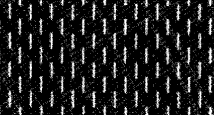
%> input picture morphology/TD1/Images/tirets.png, 214 x 115 px
$ octave td1_correction.m   (GNU Octave 9; MATLAB toolbox functions it lacks are replaced by stand-ins)
%> lines starting %> are read from the running program, lines starting %| are printed output that depends on the picture; in (x1, y1, x2, y2) boxes, pixels count from 0 and x2, y2 are one past the last pixel; in counts of white or black regions, pixels touching at a corner belong together; the program's own positions count from 1
% TD1 : Erosion, covariance et analyse de texture

clear all
close all


%% 1. Définition de l'opérateur covarience

%% Questions
% 1. Rappeler le sens mathématique de la notion de covariance.
% 2. Quelle information cherche-t-on à obtenir lorsque l'on mesure la covariance d'une image ?
% 3. Représenter les éléments P_{1,(1,0)}, P_{1,(2,0)}, P_{1,(1,1)}, P_{1,(1,2)}.
% 4. Expliquer le principe de la mesure de covariance $K$ donnée ci-dessus.


%% 2. Application à l'analyse de texture

%% Chargement de l'image

f=imread('Images/tirets.png');
%> f is the input picture: size 115x214 uint8; min 0, max 255, mean 32.5
figure(1)
imshow(f);

%% Erosion par un bipoint

% Construction de l'élément structurant "pair de points"
s=strel('pair',[0 30]);
% Calcul de l'image érodée
fer=imerode(f,s);
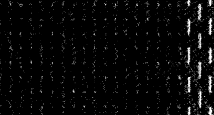
%> fer: size 115x214 uint8; min 0, max 255, mean 8.6
% Calcul du volume de l'image
k=sum(fer(:))
%> k = 210509

figure(2)
imshow(fer);

%% Série d'érosions successives

n=50;
kf=zeros(1,n);

figure(3)
hold on

i=1;
for d=0:n
   s=strel('pair',[0,d]);
   fer=imerode(f,s);
   kfc=sum(fer);
   kf(i)=sum(kfc(1:end-d));
   i=i+1;
   imshow(fer)
   %pause(1)
end
%> after the loop, i = 52; kf = 51 values, max 799285 at index 1, min 47533 at index 38, mean 144523.5
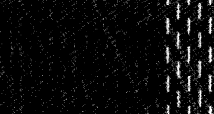
%> figure redrawn from the program's plot data

hold off
figure(4)
plot(0:n,kf)
grid on
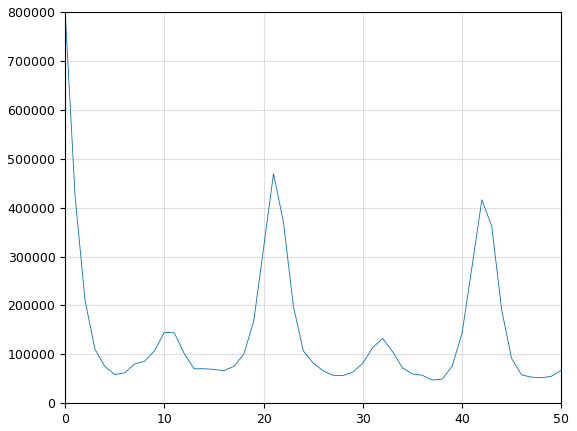
%> figure redrawn from the program's plot data; curve peaks at x = 0, y = 799285

%% Questions

% 1. Commenter et expliquer les Fig. 3.22b et 3.22c (en s'appuyant sur des schémas éventuellement).
% 2. Est-ce que la Fig. 3.22b pourrait être utilisée pour effectuer une soustraction de fond ?
% 3. Que représente la Fig. 3.23 ?
% 4. D'après le texte, quelle information recherche-t-on avec ce graphique ?
% 5. A l'aide du texte et de la Fig. 3.22, commenter la Fig. 3.23
%    (donner des éléments quantitatifs sur la texture - Pourquoi, entre 2 pics, les valeurs ne sont pas nulles ?
%    Pourquoi les pics décroissent ? Pourquoi observet-on une périodicité intermédiaire ?)
% 6. Expliquer pourquoi une information de taille des éléments de la texture peut être déduite
%    de la pente du covariogramme à l'origine.


%% 3. Analyse selon l'orientation

%% Image de grille

clear all;
close all;

f=imread('Images/grille.png')>0;
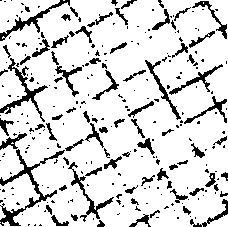
%> input picture morphology/TD1/Images/grille.png, 228 x 227 px
%> f: size 227x228 logical; 15.6% white; 272 white regions (190 under 20 px), largest, box (x1, y1, x2, y2) and area: (0, 149, 65, 226) 791, (0, 58, 48, 122) 523, (0, 0, 70, 41) 398
figure(1)
imshow(f);

%% Erosion par un bipoint d'une orientation donnée

% Calcul du vecteur définissant le bipoint
angle=30;
d=10;
v=round(d.*[sin(-pi*angle/180) cos(pi*angle/180)]);

% Calcul de l'élément structurant
s=strel('pair',v);
% Calcul de l'image érodée
fer=imerode(f,s);
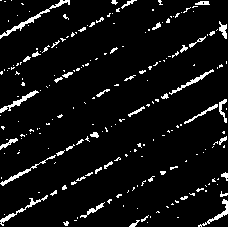
%> fer: size 227x228 logical; 6.4% white in thin lines or dots
% Calcul de la surface de l'image
k=sum(fer(:));
%> k = 3289

figure(2)
imshow(fer);

%% Série d'érosions successives

delta=5;
d=10;
angle=-90:delta:90;
n=size(angle,2);
kf=zeros(1,n);

figure(3)
hold on

i=1;
for a = angle
   v=round(d.*[sin(-pi*a/180) cos(pi*a/180)]);
   s=strel('pair',v);
   fer=imerode(f,s);
   kf(i)=sum(fer(:));
   i=i+1;

   imshow(fer)
   pause(1)
end
%> after the loop, i = 38; kf = 37 values, max 3289 at index 25, min 1201 at index 37, mean 1797.6
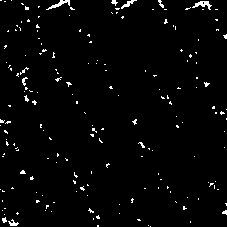
%> figure redrawn from the program's plot data

hold off
figure(4)
plot(angle,kf)
grid on
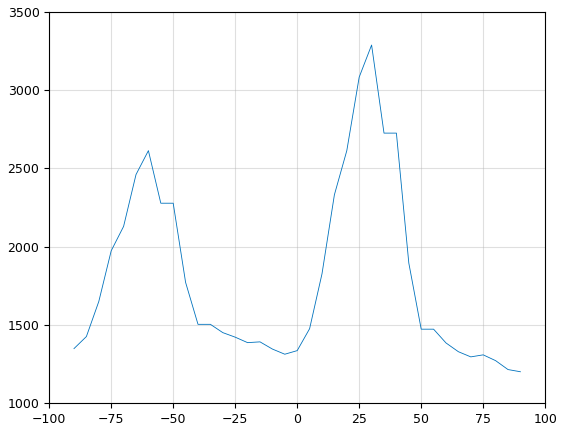
%> figure redrawn from the program's plot data; curve peaks at x = 30, y = 3289


%% Questions

% 1. D'après le texte, comment utiliser la covariance pour obtenir une information
%    d'orientation des structures de l'image?
% 2. Que représente la Fig. 3.24b ? Pourquoi parle-t-on d'aire et non plus de volume ?
% 3. D'après le graphique 3.24b, quelles sont les orientations principales de la Fig. 3.24a ?
% 4. Quelle est l'influence du paramètre d'écart du bipoint ?
